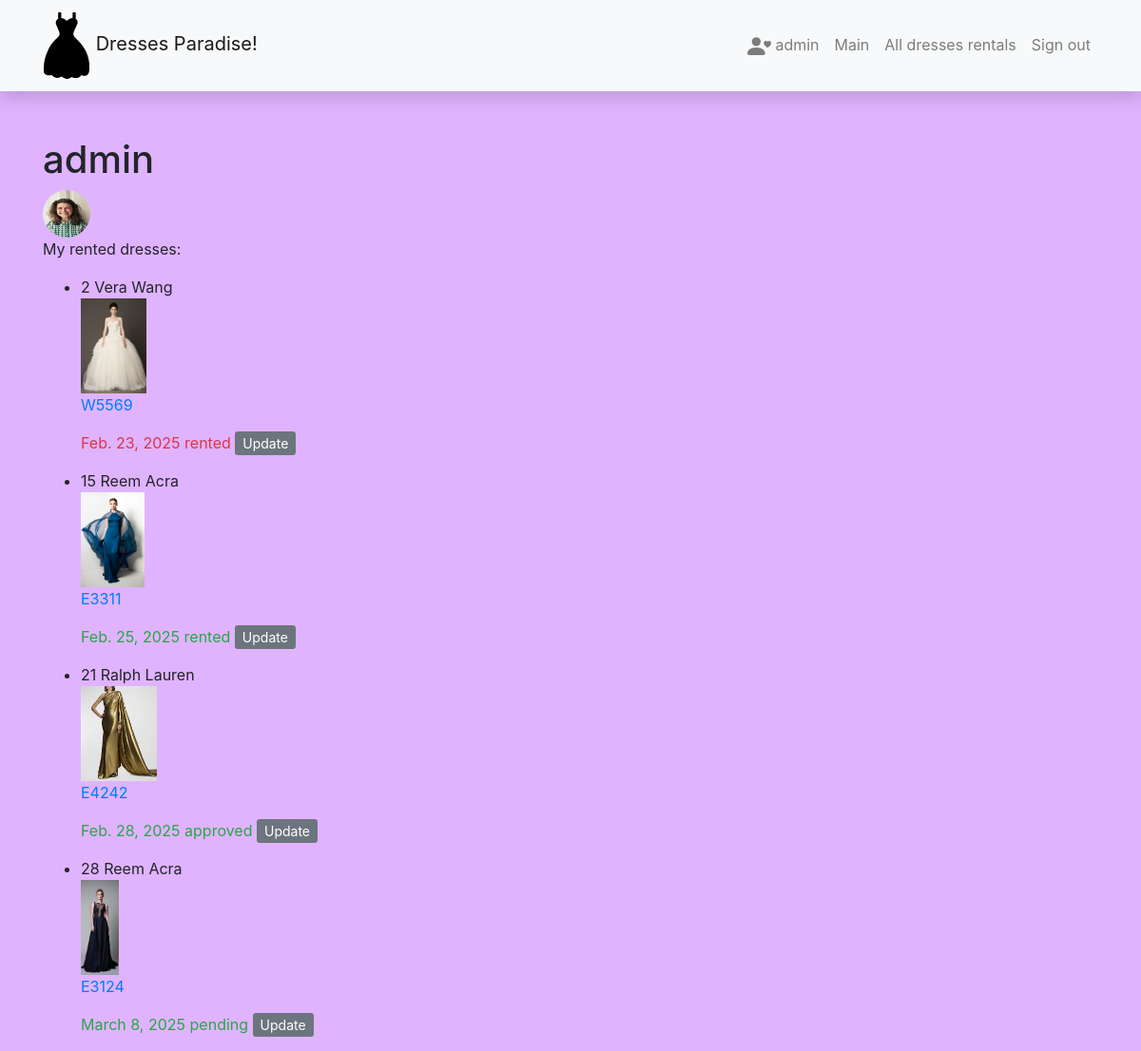
/dresscode/mydresses/ (signed in), run on an earlier commit of the app's database.
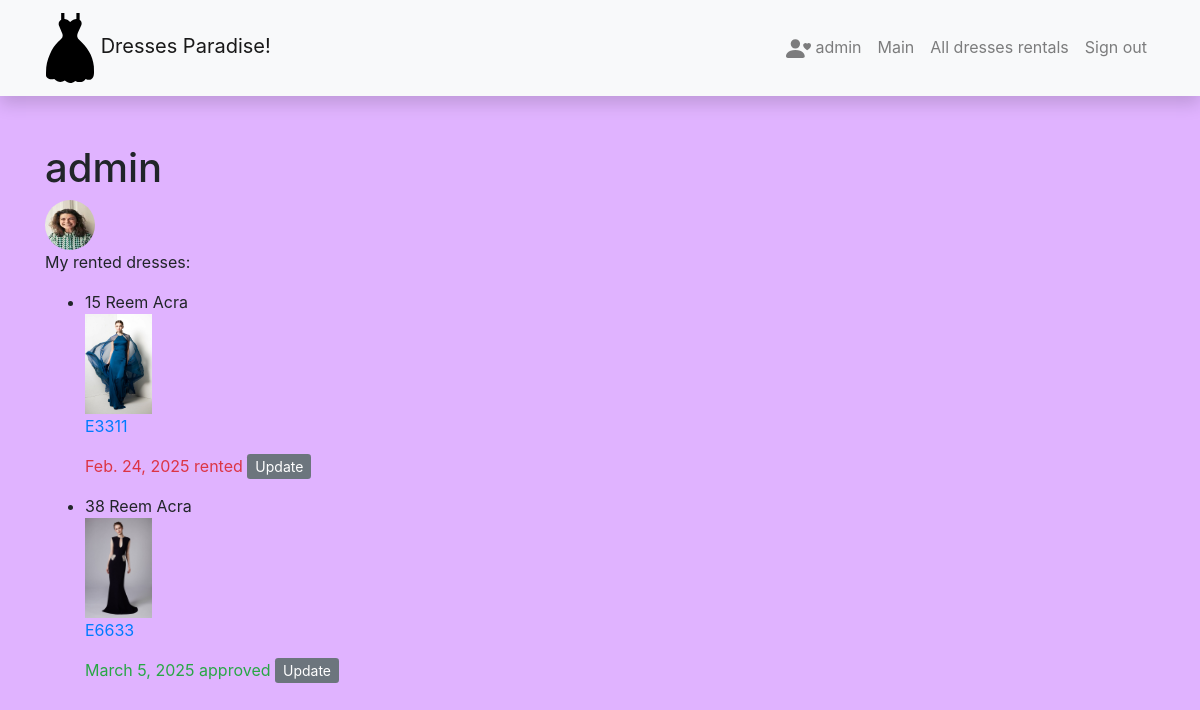
And on a later commit of the database.
### dresscode/models.py (models this page shows, shortened)
class Profile(models.Model):
    picture = models.ImageField(upload_to='profile_pics', default='default-user.png')
    user = models.OneToOneField(User, on_delete=models.CASCADE)
    iban = models.CharField('IBAN', max_length=50)

class DressRental(models.Model):
    start_date = models.DateField('Start day', null=True, blank=True)
    return_date = models.DateField('Return day', null=True, blank=True)
    dress = models.ForeignKey(Dress, on_delete=models.CASCADE)
    user = models.ForeignKey(User, on_delete=models.SET_NULL, null=True, blank=True)
    size = models.ForeignKey(Size, on_delete=models.SET_NULL, null=True, blank=True)
    RENTAL_STATUS = (
        ('pending', 'pending'),
        ('approved', 'approved'),
        ('rented', 'rented'),
        ('returned', 'returned')
    )
    status = models.CharField('Status',
                              max_length=20,
                              choices=RENTAL_STATUS,
                              default='pending',
                              blank=True,
                              help_text='Dress rent status')
    @property
    def is_overdue(self):
        if self.return_date and date.today() > self.return_date:
            return True
        else:
            return False

class Dress(models.Model):
    color = models.CharField('Color', max_length=50)
    item_code = models.CharField('Item code', max_length=10, unique=True)
    description = HTMLField('Description', blank=True, null=True)
    designer = models.ForeignKey(Designer, on_delete=models.CASCADE)
    sizes = models.ManyToManyField(Size)
    styles = models.ManyToManyField(Style)
    dresses_pics = models.ImageField('Photo', upload_to='dresses_pics', null=True, blank=True)
    def __str__(self):
        return f"{self.item_code}"
    class Meta:
        verbose_name = "Dress"
        verbose_name_plural = "Dresses"

class Designer(models.Model):
    name = models.CharField('Name', max_length=50)
    surname = models.CharField('Surname', max_length=50)
    description = HTMLField('Description', blank=True, null=True)
    designers_pics = models.ImageField('Photo', upload_to='designers_pics', null=True, blank=True)
    def __str__(self):
        return f"{self.name} {self.surname}"
    class Meta:
        ordering = ('name', 'surname')

### dresscode/views.py (the view)
# urls.py: path('mydresses/', views.RentedDressesByUserListView.as_view(), name='my-dresses'),
class RentedDressesByUserListView(LoginRequiredMixin, generic.ListView):
    model = DressRental
    context_object_name = 'dressrental_list'
    template_name = 'user_dresses.html'
    def get_queryset(self):
        return DressRental.objects.filter(user=self.request.user)

### dresscode/templates/user_dresses.html
{% extends 'base.html' %}
{% block content %}
<h1>{{ user }}</h1>
<img class="rounded-circle" src="{{ user.profile.picture.url }}" width="50px" height="50px"/>
<p>My rented dresses:</p>
{% if dressrental_list %}
<ul>
    {% for dressrental in dressrental_list %}
        <li>
            {{ dressrental.id }} {{ dressrental.dress.designer }}
            <div style="display: flex; align-items: center;">
                <img src="{{ dressrental.dress.dresses_pics.url }}" style="max-width: 100px;
                max-height: 100px; margin-right: 10px;">
            </div>
            <p><a href="{% url 'dress-one' dressrental.dress.id %}">{{ dressrental.dress }}</a></p>
            <p class="{% if dressrental.is_overdue %}text-danger">
            {% else %}text-success">
            {% endif %} {{ dressrental.return_date }} {{ dressrental.get_status_display }}
            <a class="btn-secondary btn-sm" href="{% url 'my-rented-update' dressrental.id %}">Update</a>
            </p>
        </li>
    {% endfor %}
</ul>
{% else %}
<p>You do not have rented dresses!</p>
{% endif %}
{% endblock %}

### dresscode/templates/base.html (shortened to what this page needs)
<!DOCTYPE html>
<html lang="en">
  <head>
    <link
      rel="stylesheet"
      href="https://stackpath.bootstrapcdn.com/bootstrap/4.1.3/css/bootstrap.min.css"
    />
    <link
      rel="stylesheet"
      href="https://cdnjs.cloudflare.com/ajax/libs/font-awesome/4.7.0/css/font-awesome.min.css"
    />
    {% load static %}
    <link rel="stylesheet" href="{% static 'css/styles.css' %}" />
  </head>
  <body>
    <nav
      class="navbar navbar-expand-lg navbar-light bg-light static-top mb-5 shadow"
    >
      <div class="container">
        <a class="navbar-brand" href="{% url 'index' %}">
          Dresses Paradise!</a>
        <div class="collapse navbar-collapse" id="navbarResponsive">
          <ul class="navbar-nav ml-auto">
            {% load moderator_tags %}
            {% if user.is_authenticated %}
            {% if user|is_moderator %}
              <li class="nav-item">
                <a class="nav-link" href="{% url 'user-profile' %}">
                  <svg xmlns="http://www.w3.org/2000/svg" width="25" height="25" fill="currentColor"
                      class="bi bi-person-heart" viewBox="0 0 16 16">
                    <path d="M9 5a3 3 0 1 1-6 0 3 3 0 0 1 6 0m-9 8c0 1 1 1 1 1h10s1 0 1-1-1-4-6-4-6 3-6
                          4m13.5-8.09c1.387-1.425 4.855 1.07 0 4.277-4.854-3.207-1.387-5.702 0-4.276Z"/>
                  </svg>
                 {{ user.username }}</a>
              </li>
              <li class="nav-item">
                <a class="nav-link" href="{% url 'index' %}">Main</a>
              </li>
              <li class="nav-item">
                <a class="nav-link" href="{% url 'allrents' %}">All dresses rentals</a>
              </li>
              <li class="nav-item">
                <a class="nav-link" href="{% url 'logout' %}">Sign out</a>
              </li>
          {% endif %}
          {% endif %}
        </div>
      </div>
    </nav>
    <div class="container">{% block content %}{% endblock %}</div>
  </body>
</html>

### dresscode/static/css/styles.css (style rules this page uses)
body { background-color: #e0b3ff; }

What changed in the data, as far as the page shows it:
removed DressRental: id "2", dress.designer "Vera Wang", dress.dresses_pics (picture), dress "W5569", return_date "Feb. 23, 2025", status "rented"
removed DressRental: id "21", dress.designer "Ralph Lauren", dress.dresses_pics (picture), dress "E4242", return_date "Feb. 28, 2025", status "approved"
removed DressRental: id "28", dress.designer "Reem Acra", dress.dresses_pics (picture), dress "E3124", return_date "March 8, 2025", status "pending"
changed DressRental "rented": return_date "Feb. 25, 2025" → "Feb. 24, 2025"
added DressRental: id "38", dress.designer "Reem Acra", dress.dresses_pics (picture), dress "E6633", return_date "March 5, 2025", status "approved"
